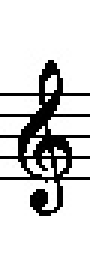
#> input picture notedata/00001.jpg, 30 x 90 px (shown 3 times larger); its folder holds only this picture in this run
$ python main.py
#> lines starting #> are read from the running program, lines starting #| are printed output that depends on the picture; after the words box and inside, x2 and y2 are one past the last pixel; in counts of white or black regions, pixels touching at a corner belong together
#> the answer given: ../../notedata/00001.jpg
#> further down, img is the input picture: shape (90, 30); min 0, max 255, mean 211.5
### 影像處理/catchSymbol 211009/findline.py
import cv2
import os
import numpy as np

def findline(path):

#> called with path = '../../notedata/00001.jpg'
    img = cv2.imread(path, cv2.IMREAD_GRAYSCALE)
    h, w = img.shape
#> h = 90; w = 30

    #  Noise Removal
    img = cv2.fastNlMeansDenoising(img, None, 10, 7, 21)

    # Deskewing
    # = None =

    h, w = img.shape
    imgmack = np.zeros([h, w], dtype="uint8")
    imgmack2 = np.zeros([h, w], dtype="uint8")
    #imgmack2 = np.zeros([h, w, 3], dtype="uint8") # if need output test img

    #  Binarization
    ret, thresh1 = cv2.threshold(img, 0, 255, cv2.THRESH_BINARY+cv2.THRESH_OTSU)
#> thresh1: shape (90, 30); 83% white; 1 black region, box (x1, y1, x2, y2) and area: (0, 20, 30, 72) 460
#> ret = 6
    # [6 lines of commented-out code are left out]
    for y in range(h-1):
        for x in range(w-1):
            if(thresh1[y, x] == 0 and
               thresh1[y, x - 1] == 0 and
               thresh1[y, x - 2] == 0 and
               thresh1[y, x - 3] == 0 and
               thresh1[y, x - 4] == 0 and
               thresh1[y, x - 5] == 0 and
               thresh1[y, x + 1] == 0 and
               thresh1[y, x + 2] == 0 and
               thresh1[y, x + 3] == 0 and
               thresh1[y, x + 4] == 0 and
               thresh1[y, x + 5] == 0):
                imgmack[y, x] = 255
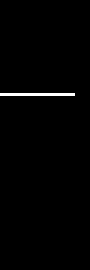
#> imgmack: shape (90, 30) (shown 3 times larger); 0.93% white in thin lines or dots, all inside (x1, y1, x2, y2) = (0, 31, 25, 32)

    #cv2.imshow("thresh", thresh1)
    #cv2.imshow("imgmack", imgmack)
    #cv2.waitKey(0)

    for y in range(h-1): #檢查是不是一線段
        for x in range(w-1):
            if(imgmack[y, x] == 255):
                if(
                        imgmack[y, x - 1] == 255 and
                        imgmack[y, x - 2] == 255 and
                        imgmack[y, x - 3] == 255 and
                        imgmack[y, x - 4] == 255 and
                        imgmack[y, x - 5] == 255 and
                        imgmack[y, x + 1] == 255 and
                        imgmack[y, x + 2] == 255 and
                        imgmack[y, x + 3] == 255 and
                        imgmack[y, x + 4] == 255 and
                        imgmack[y, x + 5] == 255
                ):
                    #畫線並且上下去掉
                    imgmack2[y, x] = 255
                    imgmack2[y + 1, x] = 0
                    imgmack2[y + 2, x] = 0
                    imgmack2[y - 1, x] = 0
                    imgmack2[y - 2, x] = 0
                    imgmack2[y + 1, x+1] = 0
                    imgmack2[y + 2, x+1] = 0
                    imgmack2[y - 1, x+1] = 0
                    imgmack2[y - 2, x+1] = 0


    #cv2.imshow("imgmack2", imgmack2)
    #cv2.waitKey(0)
    #cv2.imwrite("imgmack2.jpg", imgmack2) # if output test img
    return thresh1, imgmack2
    #return imgmack, imgmack2

### 影像處理/catchSymbol 211009/main.py
from findline import findline
from five import five
from get_fiveline_rows import get_fiveline_rows
from get_rows_dist import get_rows_dist
from getSymbol import getSymbol
import cv2
import os

# In[Read Image]
filename = input()
img = cv2.imread(filename, cv2.IMREAD_GRAYSCALE)

# In[Image Preprocessing + Staff Detection]
#> (the run stopped early here; a loop or call above may not have finished)

$ run again, on notedata/00192.jpg
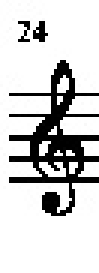
#> input picture notedata/00192.jpg, 33 x 91 px (shown 3 times larger)
#> img is the input picture: shape (91, 33); min 0, max 255, mean 207.2
#> thresh1: shape (91, 33); 81.3% white; 3 black regions (1 under 20 px), largest, box (x1, y1, x2, y2) and area: (3, 20, 33, 72) 526, (11, 7, 16, 14) 21
#> ret = 6
#> after the loop in findline, `for y in range(h-1):`:
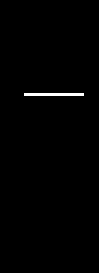
#> imgmack: shape (91, 33) (shown 3 times larger); 0.67% white in thin lines or dots, all inside (x1, y1, x2, y2) = (8, 31, 28, 32)

$ run again, on notedata/00081.jpg
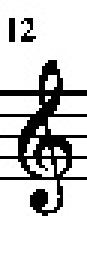
#> input picture notedata/00081.jpg, 29 x 90 px (shown 3 times larger)
#> img is the input picture: shape (90, 29); min 0, max 255, mean 205.4
#> thresh1: shape (90, 29); 80.6% white; black in thin lines or dots, all inside (x1, y1, x2, y2) = (0, 6, 29, 72)
#> ret = 7
#> after the loop in findline, `for y in range(h-1):`:
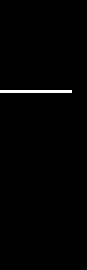
#> imgmack: shape (90, 29) (shown 3 times larger); 0.92% white in thin lines or dots, all inside (x1, y1, x2, y2) = (0, 30, 24, 31)

$ run again, on notedata/00108.jpg
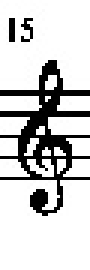
#> input picture notedata/00108.jpg, 30 x 90 px (shown 3 times larger)
#> img is the input picture: shape (90, 30); min 0, max 255, mean 204.4
#> thresh1: shape (90, 30); 80.2% white; black in thin lines or dots, all inside (x1, y1, x2, y2) = (0, 6, 30, 72)
#> ret = 7
#> after the loop in findline, `for y in range(h-1):`:
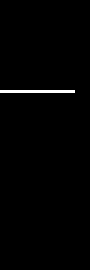
#> imgmack: shape (90, 30) (shown 3 times larger); 0.93% white in thin lines or dots, all inside (x1, y1, x2, y2) = (0, 30, 25, 31)
